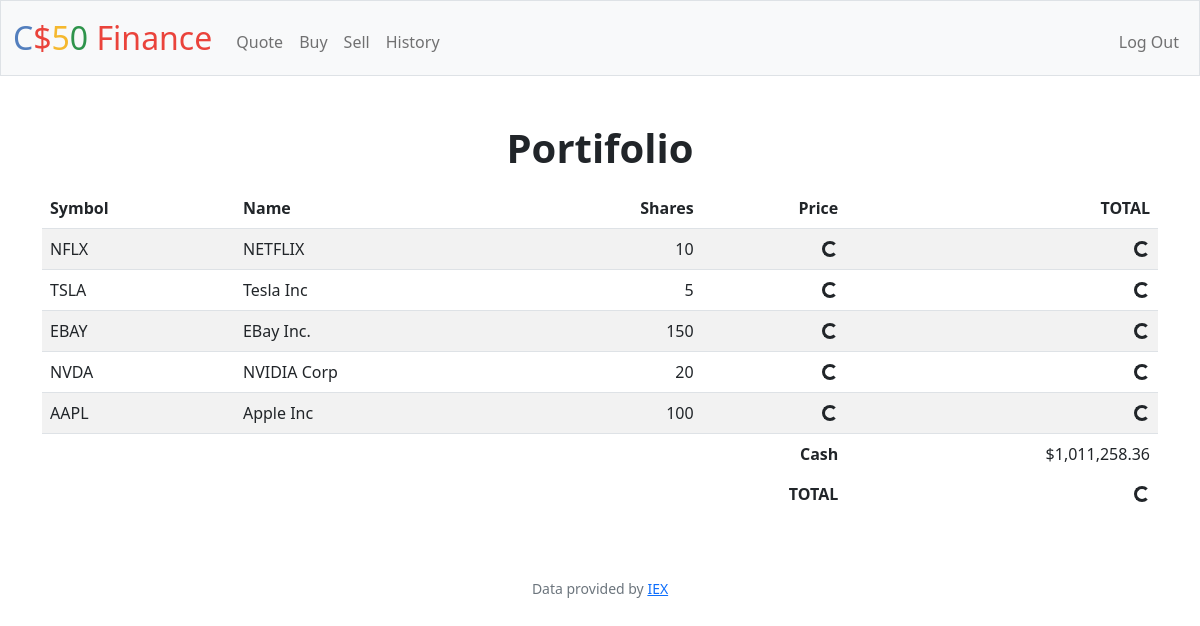
The app's page / (signed in), older data.
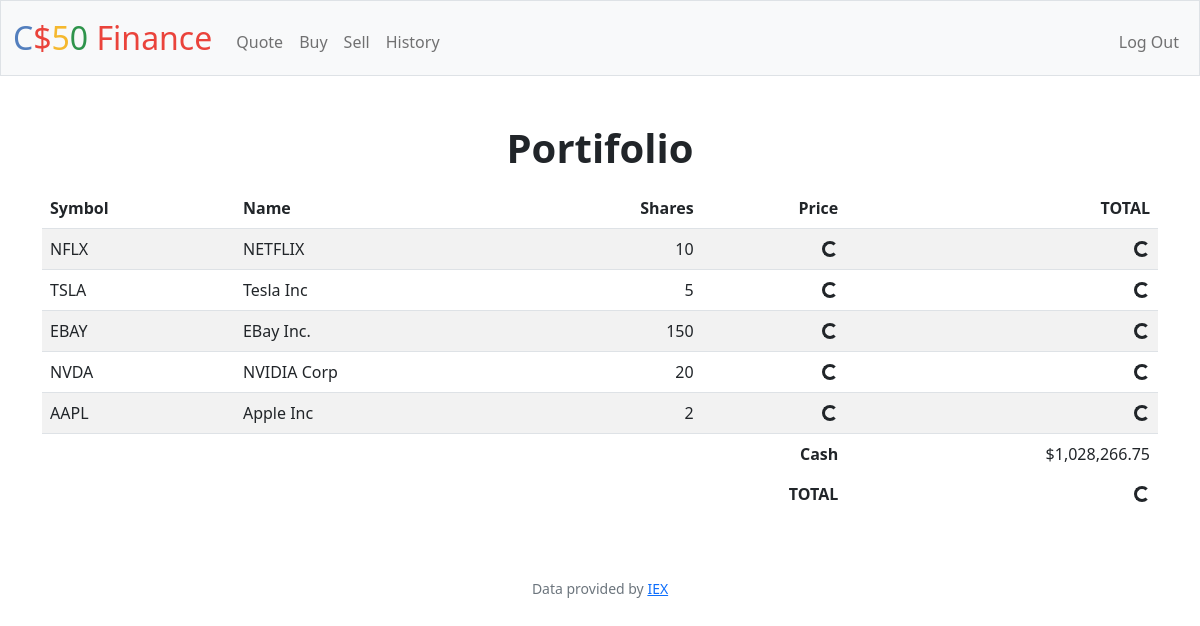
The same page, newer data.
### tables this page shows
CREATE TABLE users_stocks (user_id INTEGER, stock_symbol TEXT NOT NULL, stock_name TEXT NOT NULL, quantity INTEGER NOT NULL, FOREIGN KEY(user_id) REFERENCES users(id));

### app.py (the view)
@app.route("/")
@login_required
def index():
    user_id = session["user_id"]
    portifolio_data = db.execute("SELECT * FROM users_stocks "
                                 " WHERE user_id = ?", user_id)
    cash = db.execute("SELECT cash FROM users WHERE id = ?", user_id)
    cash = usd(cash[0]["cash"])
    return render_template("index.html",
                           portifolio_data=portifolio_data, cash=cash)

### app.py (called while the page is built)
@app.after_request
def after_request(response):
    response.headers["Cache-Control"] = "no-cache, no-store, must-revalidate"
    response.headers["Expires"] = 0
    response.headers["Pragma"] = "no-cache"
    return response

### helpers.py (called while the page is built)
def login_required(f):
    @wraps(f)
    def decorated_function(*args, **kwargs):
        if session.get("user_id") is None:
            return redirect("/login")
        return f(*args, **kwargs)
    return decorated_function

def usd(value):
    return f"${value:,.2f}"

### templates/index.html (shortened to what this page needs)
{% extends "layout.html" %}
{% block main %}
    <h1 class="h1 fw-bold mb-3">Portifolio</h1>
    <div class="container mw-80">
        <table class="table table-striped">
            <thead>
                <tr>
                    <th scope="col" class="text-start">Symbol</th>
                    <th scope="col" class="text-start">Name</th>
                    <th scope="col" class="text-end">Shares</th>
                    <th scope="col" class="text-end">Price</th>
                    <th scope="col" class="text-end">TOTAL</th>
                </tr>
            </thead>
            <tbody class="border-top">
                {% for data in portifolio_data  %}
                <tr>
                    <td class="text-start">
                        {{ data["stock_symbol"] }}
                    </td>
                    <td class="text-start">
                        {{ data["stock_name"] }}
                    </td>
                    <td class="text-end" id="qty-{{ data["stock_symbol"] }}">
                        {{ data["quantity"] }}
                    </td>
                    <td class="text-end" id="price-{{ data["stock_symbol"] }}">
                        <div class="spinner-border spinner-border-sm" role="status">
                        </div>
                    </td>
                    <td class="text-end" id="sum-{{ data["stock_symbol"] }}">
                        <div class="spinner-border spinner-border-sm" role="status">
                        </div>
                    </td>
                </tr>
                {% endfor %}
            </tbody>
            <tfoot class="border-top">
                <tr>
                    <th class="text-end border-0" colspan="4">Cash</th>
                    <td class="text-end border-0" id="cash">{{ cash }}</td>
                </tr>
                <tr>
                    <th class="text-end border-0" colspan="4">TOTAL</th>
                    <td class="text-end border-0" id="total">
                        <div class="spinner-border spinner-border-sm" role="status">
                        </div>
                    </td>
                </tr>
            </tfoot>
        </table>
    </div>
{% endblock %}

Row changes from the older to the newer data that the page shows:
changed users_stocks "AAPL": quantity "100" → "2"
Text that changed along with them:
{{ cash }}: "$1,011,258.36" → "$1,028,266.75"
